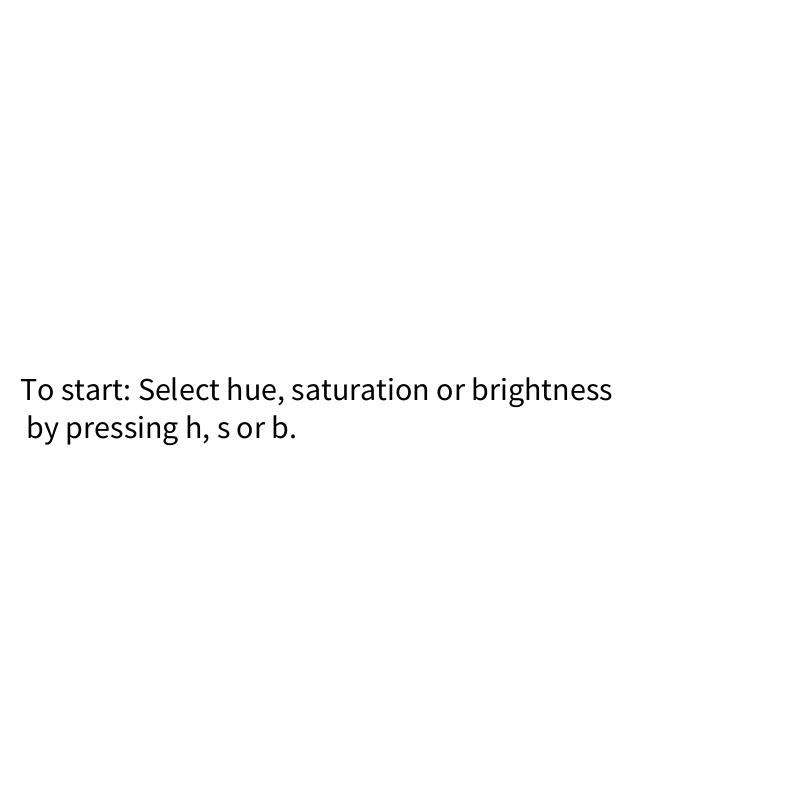
Frame 1 (no input)
Frame 2 (the mouse pressed at the canvas centre, redrawn once): identical to frame 1, image omitted

The Processing sketch that drew this single still picture (run headless with seeded random() and noise(); the mouse was pressed at the canvas centre and the sketch redrawn once):

// Processing sketch: processing_168276
// ── processing_168276.pde

/*************************
 Random Color Dots
 Random colored dots that grow in size and diminish in Alpha.  
 Can randomize Hue, Saturation, or Brightness, by pressing 'h', 's', or 'b' key.
 
 By dagoch.
****************************/

int numdots = 400;
dot[] dots = new dot[numdots];
boolean looping=true;
int testx = 0;
float central_hue;
int prev;
int mode = 0; // 0 is stopped
int last_mode = 0;

void setup() {
  noLoop();
  prev=millis();
  size(800,800);
  background(255);
noStroke();

textSize(32);
fill(0);
text("To start: Select hue, saturation or brightness\n by pressing h, s or b.",20,400);
colorMode(HSB, width);
//ellipseMode(RADIUS);


}

void draw() {
if (mode>0 && (millis()-prev)>10) {
  for (int i=0; i<dots.length;i++) {
 dots[i].grow();
 dots[i].display();
}
prev=millis();
}
}

void mouseClicked() {
  if (looping) {
  noLoop();
  looping=false;
  } else {
    loop();
    looping=true;
  }
}

void keyPressed() {

  if (key == 'h') { 
    mode = 1;
   restart();
  } else if (key == 's') {
    mode = 2;
   restart();
  } else if (key == 'b') {
    mode = 3;    
   restart();
 } else if (key == 'c') {
   clear_and_restart();
 } else if (key == ' ') {
   // pause
   
   toggle_mode();
 }  

}

void toggle_mode() {
     if (mode>0) {
       last_mode = mode;
       mode=0;
     } else {
       mode = last_mode;
     }
}

void clear_and_restart() {
    background(0,0,width,width/2); // clear everything with white bg
 restart();
}

void restart() {
 central_hue=random(height);
 for (int i=0; i<dots.length;i++) {
     dots[i]= new dot();
  }
  loop();
}
class dot {
  int x,y,z,d,grow;
  float alpha, h,s,b;
  boolean visible;

  dot() {
    x =  int(random(width));
    //   testx+=2;   // for testing with direct progression
    y = int(random(height));
    z=int(random(300)-150);
    d = int(random(width/10));
    alpha = random(height/2)+(height/2);
    
    float r = sqrt((x*x) + (y*y));    // Convert cartesian to polar -- PRODUCES LINEAR PROGRESSION
    float theta = atan2(y,x);         // Convert cartesian to polar  -- ALSO PRODUCES LINEAR PROGRESSION      // Compute 2D polar coordinate function
    float val = sin(cos(r) + 5 * theta);    // Results in a value between -1 and 1  -- MORE RANDOM LOOKING for HUE

// default functions,for the parameters that will not vary
     h = central_hue+(random(50)-25); // HUE is centered around gobal central_hue
    s = height-random(height/10); // Saturation within 10% of max
    b = height-random(height/10);  // brightness within 10% of max
  
  // which function varies is switchable by letter on keyboard 
 if (mode == 1) { 
    h = (val+1)*width/2; //((sin(x)+1)*width/2); // HUE is function of x
 } else if (mode==2) { 
   s = (sin(y)+1)*height/2;// (val+1)*width/2; //   // Saturation is function of y
 } else if (mode==3) {
   b=  random(height/2)+(height/2);  // randomize brightness, no dimmer than 50%
 }
 if (alpha>0) visible=true;
    grow = int(random(5)+1);
    
  }
  
  void display() {
    if (visible) {
    noStroke();
    fill(h,s,b,alpha);
//    fill(x,y,500,500);

    ellipse(x,y,d,d);
//    ellipse(x,100,50,100);

    println(x,y,z,d,alpha);
    }
  }
  
  void grow() {
    d+=grow;
    alpha-=grow; // or -1
    if (alpha<1) visible = false;
  }
}
